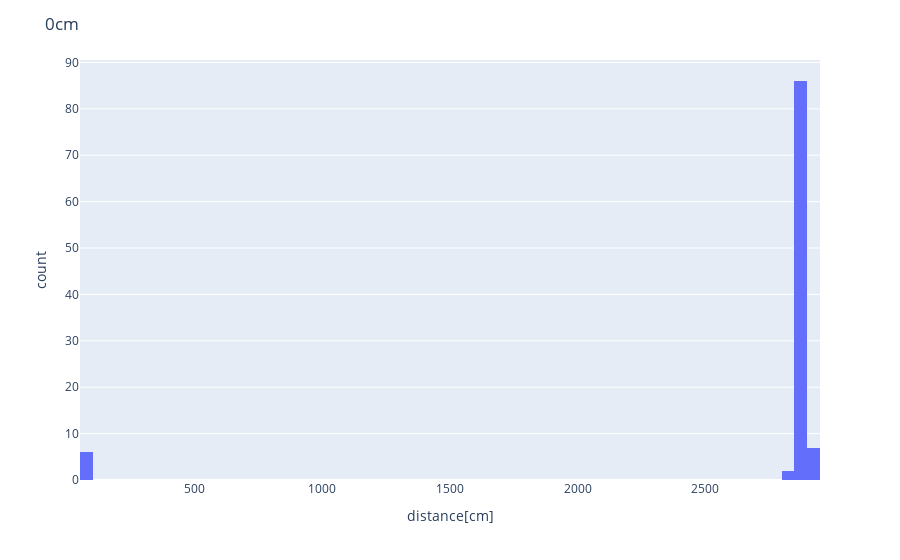
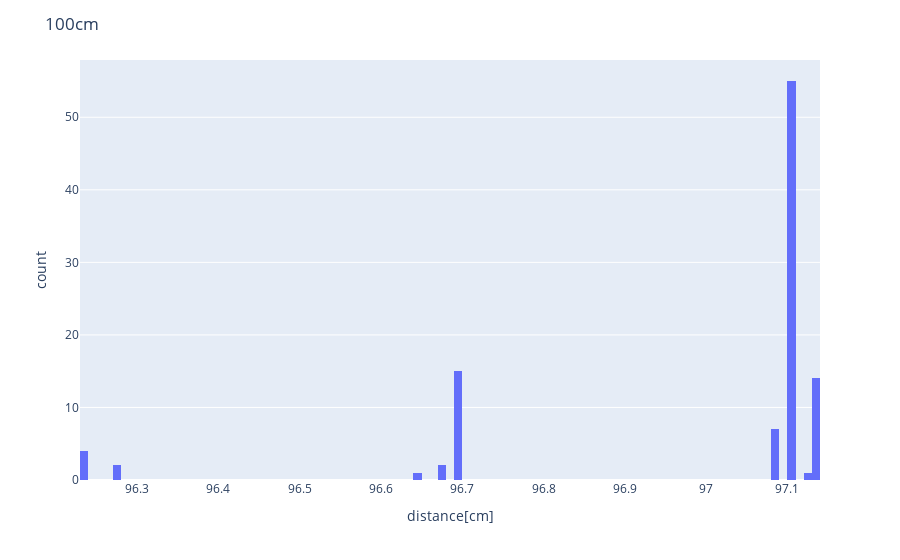
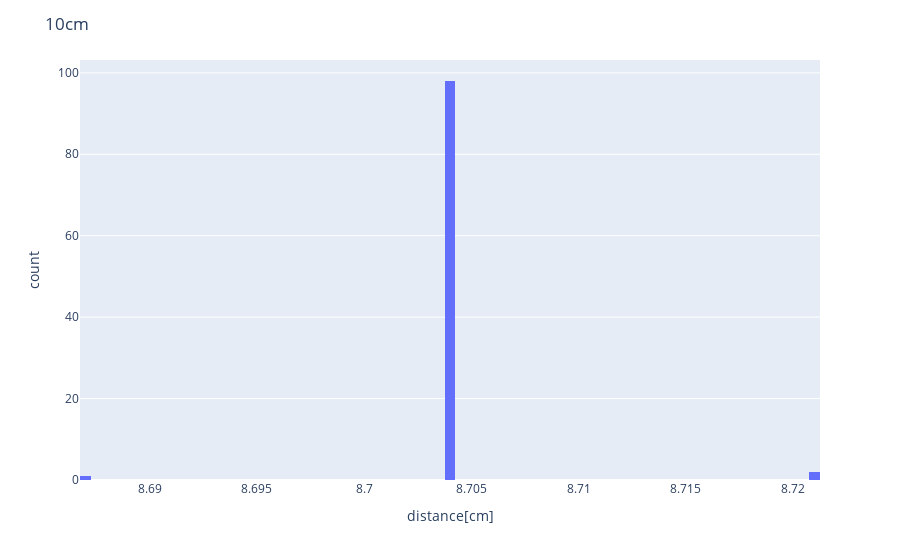
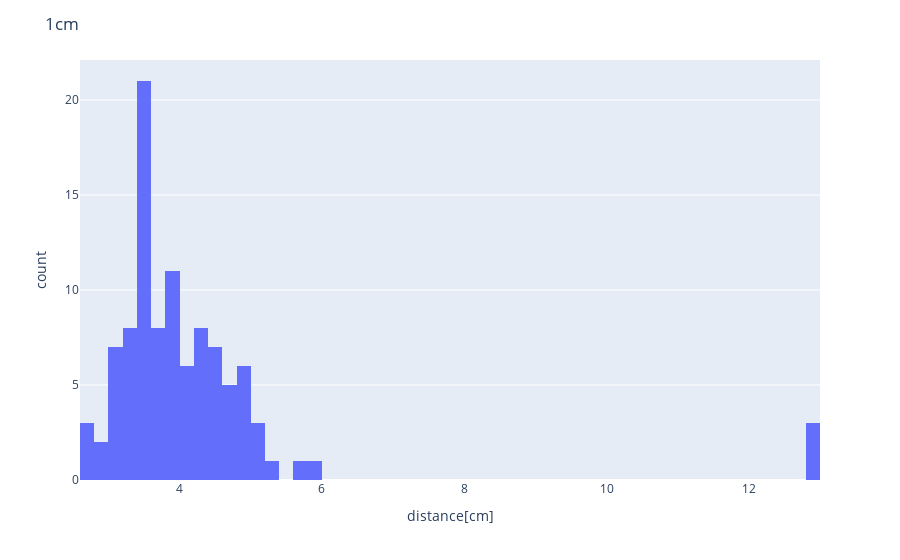

The cell these charts' notebook holds for them, in order:
### Code cell
#creat a histogram per file_name
for file_name in df['file_name'].unique():
    df_temp = df[df['file_name'] == file_name]
    fig = px.histogram(df_temp, x='distance[cm]', nbins=100)
    fig.update_layout(title_text=file_name)
    fig.show()

### Figure 1 — Plotly figure (JSON) as saved in the notebook; plotly's stock layout.template omitted (floating-point values rounded to 4 significant figures)
{"data": [{"alignmentgroup": "True", "bingroup": "x", "hovertemplate": "distance[cm]=%{x}<br>count=%{y}<extra></extra>", "legendgroup": "", "marker": {"color": "#636efa", "pattern": {"shape": ""}}, "name": "", "nbinsx": 100, "offsetgroup": "", "orientation": "v", "showlegend": false, "type": "histogram", "x": [2862.0, 2863.0, 2877.0, 2872.0, 2868.0, 2889.0, 2849.0, 2872.0, 2868.0, 2893.0, 2870.0, 2897.0, 2890.0, 2863.0, 2880.0, 2871.0, 2885.0, 2865.0, 2870.0, 2881.0, 2877.0, 2877.0, 2887.0, 2899.0, 2871.0, 97.14, 2871.0, 2864.0, 2873.0, 2880.0, 2874.0, 2871.0, 2891.0, 2886.0, 2868.0, 2890.0, 2895.0, 2871.0, 2876.0, 2874.0, 2863.0, 2887.0, 2898.0, 2902.0, 2895.0, 2882.0, 97.39, 2882.0, 96.17, 2877.0, 97.0, 2879.0, 97.44, 2868.0, 2876.0, 96.22, 2876.0, 2874.0, 2884.0, 2918.0, 2864.0, 2877.0, 2886.0, 2912.0, 2901.0, 2879.0, 2886.0, 2875.0, 2863.0, 2868.0, 2869.0, 2861.0, 2870.0, 2859.0, 2868.0, 2901.0, 2890.0, 2873.0, 2901.0, 2895.0, 2886.0, 2845.0, 2897.0, 2865.0, 2886.0, 2884.0, 2854.0, 2883.0, 2906.0, 2861.0, 2857.0, 2895.0, 2885.0, 2899.0, 2888.0, 2893.0, 2879.0, 2884.0, 2869.0, 2883.0, 2879.0], "xaxis": "x", "yaxis": "y"}], "layout": {"barmode": "relative", "legend": {"tracegroupgap": 0}, "margin": {"t": 60}, "title": {"text": "0cm"}, "xaxis": {"anchor": "y", "domain": [0, 1], "title": {"text": "distance[cm]"}}, "yaxis": {"anchor": "x", "domain": [0, 1], "title": {"text": "count"}}}}

### Figure 2 — Plotly figure (JSON) as saved in the notebook; plotly's stock layout.template omitted (floating-point values rounded to 4 significant figures)
{"data": [{"alignmentgroup": "True", "bingroup": "x", "hovertemplate": "distance[cm]=%{x}<br>count=%{y}<extra></extra>", "legendgroup": "", "marker": {"color": "#636efa", "pattern": {"shape": ""}}, "name": "", "nbinsx": 100, "offsetgroup": "", "orientation": "v", "showlegend": false, "type": "histogram", "x": [96.7, 96.7, 97.09, 96.7, 97.1, 97.09, 97.1, 97.1, 96.7, 96.7, 96.7, 97.14, 96.7, 96.7, 96.7, 96.7, 97.1, 96.7, 96.24, 97.1, 97.1, 97.1, 97.1, 97.1, 97.1, 97.1, 97.09, 97.1, 97.14, 97.1, 97.1, 97.14, 97.1, 97.09, 97.1, 97.1, 97.14, 97.14, 97.1, 97.1, 97.1, 97.1, 97.09, 97.14, 96.27, 97.1, 97.1, 97.14, 97.1, 97.1, 97.12, 96.24, 97.1, 97.14, 97.1, 97.14, 96.7, 97.1, 97.1, 97.1, 97.1, 96.68, 97.1, 97.1, 97.1, 97.1, 97.1, 97.1, 97.1, 96.64, 97.1, 97.1, 97.1, 97.1, 96.68, 97.1, 97.14, 97.1, 97.09, 97.1, 97.1, 97.1, 97.09, 96.24, 97.14, 97.14, 96.27, 97.1, 97.14, 96.7, 96.7, 96.7, 97.1, 97.1, 97.1, 96.24, 97.1, 97.1, 97.1, 97.14, 97.1], "xaxis": "x", "yaxis": "y"}], "layout": {"barmode": "relative", "legend": {"tracegroupgap": 0}, "margin": {"t": 60}, "title": {"text": "100cm"}, "xaxis": {"anchor": "y", "domain": [0, 1], "title": {"text": "distance[cm]"}}, "yaxis": {"anchor": "x", "domain": [0, 1], "title": {"text": "count"}}}}

### Figure 3 — Plotly figure (JSON) as saved in the notebook; plotly's stock layout.template omitted (floating-point values rounded to 4 significant figures)
{"data": [{"alignmentgroup": "True", "bingroup": "x", "hovertemplate": "distance[cm]=%{x}<br>count=%{y}<extra></extra>", "legendgroup": "", "marker": {"color": "#636efa", "pattern": {"shape": ""}}, "name": "", "nbinsx": 100, "offsetgroup": "", "orientation": "v", "showlegend": false, "type": "histogram", "x": [8.704, 8.704, 8.704, 8.704, 8.704, 8.704, 8.704, 8.704, 8.704, 8.704, 8.704, 8.704, 8.704, 8.704, 8.704, 8.704, 8.704, 8.704, 8.704, 8.704, 8.704, 8.704, 8.704, 8.704, 8.704, 8.704, 8.704, 8.704, 8.704, 8.704, 8.704, 8.704, 8.704, 8.704, 8.704, 8.704, 8.704, 8.704, 8.704, 8.704, 8.704, 8.704, 8.704, 8.704, 8.721, 8.704, 8.704, 8.704, 8.704, 8.704, 8.704, 8.704, 8.704, 8.704, 8.704, 8.704, 8.704, 8.704, 8.704, 8.704, 8.704, 8.704, 8.704, 8.704, 8.704, 8.704, 8.704, 8.704, 8.721, 8.704, 8.704, 8.704, 8.704, 8.704, 8.704, 8.704, 8.704, 8.704, 8.704, 8.704, 8.704, 8.704, 8.704, 8.704, 8.704, 8.704, 8.704, 8.704, 8.704, 8.704, 8.704, 8.704, 8.687, 8.704, 8.704, 8.704, 8.704, 8.704, 8.704, 8.704, 8.704], "xaxis": "x", "yaxis": "y"}], "layout": {"barmode": "relative", "legend": {"tracegroupgap": 0}, "margin": {"t": 60}, "title": {"text": "10cm"}, "xaxis": {"anchor": "y", "domain": [0, 1], "title": {"text": "distance[cm]"}}, "yaxis": {"anchor": "x", "domain": [0, 1], "title": {"text": "count"}}}}

### Figure 4 — Plotly figure (JSON) as saved in the notebook; plotly's stock layout.template omitted (floating-point values rounded to 4 significant figures)
{"data": [{"alignmentgroup": "True", "bingroup": "x", "hovertemplate": "distance[cm]=%{x}<br>count=%{y}<extra></extra>", "legendgroup": "", "marker": {"color": "#636efa", "pattern": {"shape": ""}}, "name": "", "nbinsx": 100, "offsetgroup": "", "orientation": "v", "showlegend": false, "type": "histogram", "x": [3.893, 3.536, 3.944, 4.301, 4.046, 3.485, 3.995, 4.199, 4.199, 4.505, 4.403, 3.91, 4.403, 4.913, 4.556, 4.25, 3.893, 4.25, 4.25, 3.893, 3.536, 3.128, 3.553, 3.247, 3.281, 3.281, 3.247, 3.655, 3.128, 3.485, 3.536, 3.553, 3.502, 3.485, 3.128, 3.536, 3.553, 3.485, 4.25, 3.536, 3.196, 3.587, 3.145, 3.179, 3.247, 2.771, 2.788, 2.839, 3.281, 4.607, 5.066, 5.27, 2.924, 3.689, 4.607, 2.788, 3.536, 3.536, 3.553, 3.893, 3.808, 3.791, 3.859, 3.842, 4.097, 4.811, 4.913, 4.556, 4.165, 4.862, 4.199, 5.831, 4.607, 12.92, 12.92, 12.92, 4.658, 4.505, 4.573, 4.862, 5.168, 4.709, 5.168, 5.678, 4.964, 4.25, 3.536, 3.196, 3.706, 3.689, 3.689, 3.23, 3.638, 3.604, 3.553, 3.536, 3.944, 4.318, 4.301, 3.587, 3.247], "xaxis": "x", "yaxis": "y"}], "layout": {"barmode": "relative", "legend": {"tracegroupgap": 0}, "margin": {"t": 60}, "title": {"text": "1cm"}, "xaxis": {"anchor": "y", "domain": [0, 1], "title": {"text": "distance[cm]"}}, "yaxis": {"anchor": "x", "domain": [0, 1], "title": {"text": "count"}}}}
